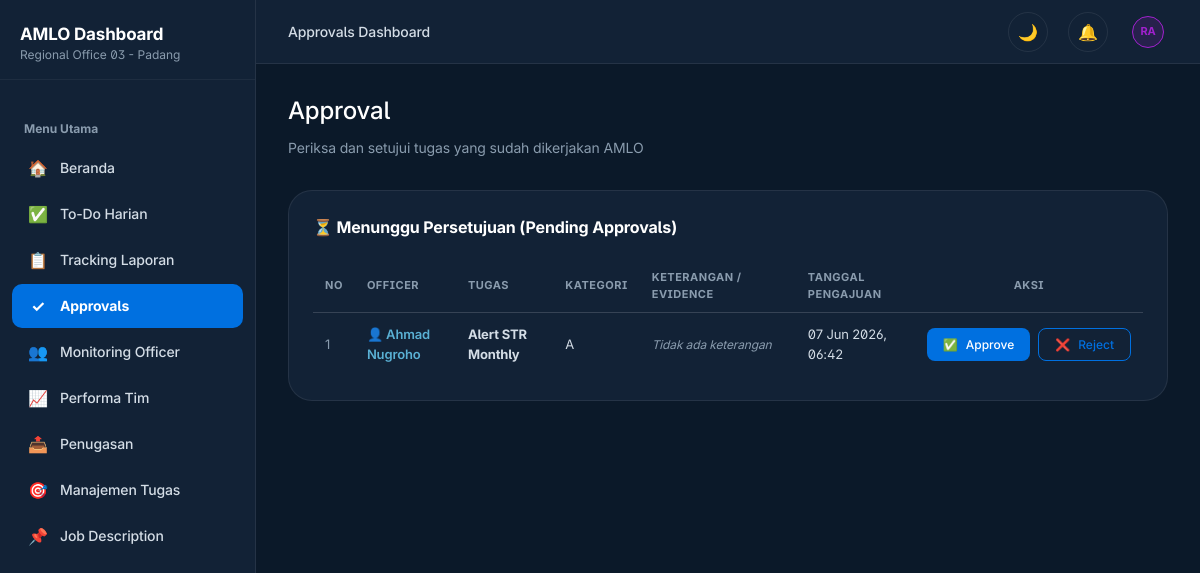
The page /pages/approvals.php (signed in) on the database its author committed.
### tables this page shows
CREATE TABLE `users` (
  `id` int(11) NOT NULL,
  `username` varchar(50) NOT NULL,
  `password_hash` varchar(255) NOT NULL,
  `nama` varchar(100) NOT NULL,
  `role` enum('officer','lead','ho') NOT NULL,
  `kanwil_id` int(11) NOT NULL,
  `email` varchar(100) DEFAULT NULL,
  `aktif` tinyint(1) DEFAULT 1,
  `last_login` datetime DEFAULT NULL,
  `created_at` timestamp NULL DEFAULT current_timestamp(),
  `updated_at` timestamp NULL DEFAULT current_timestamp() ON UPDATE current_timestamp()
);

CREATE TABLE `kantor_wilayah` (
  `id` int(11) NOT NULL,
  `kode` varchar(10) NOT NULL COMMENT 'KW01, KW02, etc',
  `nama` varchar(100) NOT NULL,
  `aktif` tinyint(1) DEFAULT 1,
  `created_at` timestamp NULL DEFAULT current_timestamp(),
  `updated_at` timestamp NULL DEFAULT current_timestamp() ON UPDATE current_timestamp()
);

CREATE TABLE `submissions` (
  `id` int(11) NOT NULL,
  `task_progress_id` int(11) NOT NULL,
  `submitted_by` int(11) NOT NULL,
  `status` enum('pending','approved','rejected') DEFAULT 'pending',
  `submitted_at` timestamp NULL DEFAULT current_timestamp(),
  `reviewed_at` datetime DEFAULT NULL,
  `reviewed_by` int(11) DEFAULT NULL
);

CREATE TABLE `task_templates` (
  `id` int(11) NOT NULL,
  `nama` varchar(200) NOT NULL,
  `kategori` varchar(5) NOT NULL COMMENT 'A, B, C, etc',
  `periode` enum('harian','bulanan','triwulan','semesteran','adhoc') NOT NULL,
  `tag` varchar(20) NOT NULL,
  `target` text DEFAULT NULL,
  `due_label` varchar(200) DEFAULT NULL,
  `source_link` varchar(255) DEFAULT NULL,
  `is_active` tinyint(1) DEFAULT 1,
  `created_at` timestamp NULL DEFAULT current_timestamp(),
  `updated_at` timestamp NULL DEFAULT current_timestamp() ON UPDATE current_timestamp()
);

### config/database.php (called while the page is built, shortened)
<?php
$conn = new mysqli(DB_HOST, DB_USER, DB_PASS, DB_NAME, DB_PORT);
$conn->set_charset('utf8mb4');
function db_query($sql, $params = []) {
    global $conn;
    $stmt = $conn->prepare($sql);
    if (!empty($params)) {
        $types = '';
        $values = [];
        foreach ($params as $param) {
            if (is_int($param)) {
                $types .= 'i';
            } elseif (is_float($param)) {
                $types .= 'd';
            } else {
                $types .= 's';
            }
            $values[] = $param;
        }
        $stmt->bind_param($types, ...$values);
    }
    $stmt->execute();
    $result = $stmt->get_result();
    return ['success' => true, 'result' => $result];
}
function db_fetch_one($sql, $params = []) {
    $result = db_query($sql, $params);
    return $result['result']->fetch_assoc();
}
function db_fetch_all($sql, $params = []) {
    $result = db_query($sql, $params);
    $rows = [];
    while ($row = $result['result']->fetch_assoc()) {
        $rows[] = $row;
    }
    return $rows;
}

### includes/auth.php (called while the page is built, shortened)
<?php
require_once __DIR__ . '/functions.php';
function get_nav_items($role) {
    $base = [
        ['id' => 'dashboard', 'icon' => '🏠', 'label' => 'Beranda']
    ];
    $role_navs = [
        'officer' => [
            ['id' => 'tasks', 'icon' => '✅', 'label' => 'To-Do Harian'],
            ['id' => 'laporan', 'icon' => '📋', 'label' => 'Tracking Laporan'],
            ['id' => 'performa', 'icon' => '📈', 'label' => 'Performa Saya'],
            ['id' => 'jobdesc', 'icon' => '📌', 'label' => 'Job Description']
        ],
        'lead' => [
            ['id' => 'tasks', 'icon' => '✅', 'label' => 'To-Do Harian'],
            ['id' => 'laporan', 'icon' => '📋', 'label' => 'Tracking Laporan'],
            ['id' => 'approvals', 'icon' => '✓', 'label' => 'Approvals'],
            ['id' => 'officers', 'icon' => '👥', 'label' => 'Monitoring Officer'],
            ['id' => 'performa', 'icon' => '📈', 'label' => 'Performa Tim'],
            ['id' => 'assignments', 'icon' => '📤', 'label' => 'Penugasan'],
            ['id' => 'manajemen_tugas', 'icon' => '🎯', 'label' => 'Manajemen Tugas'],
            ['id' => 'jobdesc', 'icon' => '📌', 'label' => 'Job Description']
        ],
        'ho' => [
            ['id' => 'wilayah', 'icon' => '🗺', 'label' => 'Monitoring RO'],
            ['id' => 'laporan', 'icon' => '📋', 'label' => 'Tracking Laporan'],
            ['id' => 'performa', 'icon' => '📈', 'label' => 'Performa Agregat'],
            ['id' => 'manajemen_tugas', 'icon' => '🎯', 'label' => 'Manajemen Tugas'],
            ['id' => 'assessment', 'icon' => '📝', 'label' => 'Assessment & Feedback'],
            ['id' => 'jobdesc', 'icon' => '📌', 'label' => 'Job Description']
        ]
    ];
    return array_merge($base, $role_navs[$role] ?? []);
}

### pages/approvals.php (the view, shortened to what this page needs)
<?php
require_once __DIR__ . '/../includes/auth.php';
$user = amlo_get_current_user();
$role_filter = '';
$params = [];
if ($user['role'] === 'lead') {
    $role_filter = "AND u.kanwil_id = ?";
    $params[] = $user['kanwil_id'];
}
$submissions = db_fetch_all(
    "SELECT s.*, tp.progress, tp.status as tp_status, tp.keterangan,
            u.id as officer_id, u.nama as officer_name, u.username,
            kw.id as kanwil_id, kw.kode, kw.nama as kanwil_nama,
            tt.nama as task_name, tt.kategori, tt.periode
     FROM submissions s
     JOIN task_progress tp ON s.task_progress_id = tp.id
     JOIN users u ON s.submitted_by = u.id
     JOIN kantor_wilayah kw ON u.kanwil_id = kw.id
     JOIN task_templates tt ON tp.template_id = tt.id
     WHERE s.status = 'pending' AND tt.periode != 'harian' $role_filter
     ORDER BY s.submitted_at DESC",
    $params
);
?>
<?php
$topbar_title = 'Approvals Dashboard';
include __DIR__ . '/../includes/layout_header.php';
?>
        <div class="content">
            <div class="page-header">
                <h2>Approval</h2>
                <p>Periksa dan setujui tugas yang sudah dikerjakan AMLO</p>
            </div>
            <div class="card">
                <div class="card-header">
                    <div class="card-title">⏳ Menunggu Persetujuan (Pending Approvals)</div>
                </div>
                <table class="perf-table">
                    <thead>
                        <tr>
                            <th>No</th>
                            <th>Officer</th>
                            <th>Tugas</th>
                            <th>Kategori</th>
                            <th>Keterangan / Evidence</th>
                            <th>Tanggal Pengajuan</th>
                            <th style="text-align:center">Aksi</th>
                        </tr>
                    </thead>
                    <tbody id="approvals-tbody">
                        <?php if (empty($submissions)): ?>
                            <tr>
                                <td colspan="7" style="text-align:center;color:var(--steel);padding:40px">
                                    <div style="font-size:24px;margin-bottom:8px">🎉</div>
                                    Tidak ada pengajuan yang perlu di-review saat ini.
                                </td>
                            </tr>
                        <?php else: ?>
                            <?php $no = 1; foreach ($submissions as $s): ?>
                                <tr id="row-<?= $s['id'] ?>">
                                    <td style="color:var(--steel)"><?= $no++ ?></td>
                                    <td>
                                        <div style="font-weight:600;color:var(--teal-light)">👤 <?= e($s['officer_name']) ?></div>
                                    </td>
                                    <td><b><?= e($s['task_name']) ?></b></td>
                                    <td><span class="chip-wilayah"><?= e($s['kategori']) ?></span></td>
                                    <td>
                                        <div style="font-size:12px;color:var(--steel);max-width:250px;white-space:nowrap;overflow:hidden;text-overflow:ellipsis;" title="<?= e($s['keterangan']) ?>">
                                            <?= $s['keterangan'] ? e($s['keterangan']) : '<i>Tidak ada keterangan</i>' ?>
                                        </div>
                                    </td>
                                    <td><?= date('d M Y, H:i', strtotime($s['submitted_at'])) ?></td>
                                    <td style="text-align:center">
                                        <div style="display:flex;gap:8px;justify-content:center;">
                                            <?= render_ds_button([
                                                'type' => 'button',
                                                'variant' => 'filled',
                                                'size' => 'small',
                                                'children' => 'Approve',
                                                'leftIcon' => '✅',
                                                'onClick' => "openApprovalModal({$s['id']}, 'approve', '" . htmlspecialchars($s['officer_name'], ENT_QUOTES) . "')"
                                            ]) ?>
                                            <?= render_ds_button([
                                                'type' => 'button',
                                                'variant' => 'outlined',
                                                'size' => 'small',
                                                'children' => 'Reject',
                                                'leftIcon' => '❌',
                                                'onClick' => "openApprovalModal({$s['id']}, 'reject', '" . htmlspecialchars($s['officer_name'], ENT_QUOTES) . "')"
                                            ]) ?>
                                        </div>
                                    </td>
                                </tr>
                            <?php endforeach; ?>
                        <?php endif; ?>
                    </tbody>
                </table>
            </div>
        </div>
    </div>
</div>
<?php include __DIR__ . '/../includes/layout_footer.php'; ?>

### pages/sidebar.php
<?php
$nav_items = get_nav_items($user['role']);
?>
<div class="sidebar">
    <div class="sidebar-header">
        <div class="sidebar-brand">AMLO Dashboard<span><?= $user['role'] === 'ho' ? 'Kantor Pusat' : e($user['kanwil_nama'] ?? 'Unknown Regional Office') ?></span></div>
    </div>
    <nav class="sidebar-nav" id="sidebar-nav">
        <div class="nav-section-label">Menu Utama</div>
        <?php foreach ($nav_items as $item): ?>
            <?php $is_active = basename($_SERVER['SCRIPT_NAME']) === $item['id'] . '.php'; ?>
            <a href="<?= $item['id'] ?>.php" class="nav-item <?= $is_active ? 'active' : '' ?>" id="nav-<?= $item['id'] ?>">
                <span class="nav-icon"><?= $item['icon'] ?></span>
                <?= $item['label'] ?>
            </a>
        <?php endforeach; ?>
    </nav>
</div>

### pages/topbar.php (shortened to what this page needs)
<div class="topbar">
    <div class="topbar-left">
        <div class="topbar-title"><?= htmlspecialchars($topbar_title ?? 'AMLO Dashboard', ENT_QUOTES, 'UTF-8') ?></div>
    </div>
    <div class="topbar-right">
        <div class="topbar-notif theme-toggle" onclick="toggleTheme()" title="Toggle Theme" style="cursor:pointer; font-size: 16px;">
            <span id="theme-icon">🌙</span>
        </div>
        <?php if (!empty($topbar_notif_action)): ?>
            <div class="topbar-notif" onclick="<?= htmlspecialchars($topbar_notif_action, ENT_QUOTES, 'UTF-8') ?>" style="cursor:pointer;" title="Lihat Notifikasi">
                🔔<?php if (!empty($alerts)): ?><div class="notif-dot"></div><?php endif; ?>
            </div>
        <?php else: ?>
            <div class="topbar-notif">🔔</div>
        <?php endif; ?>
        <div class="topbar-profile" tabindex="0">
            <div class="user-avatar-sm avatar-<?= htmlspecialchars($user['role'] ?? '', ENT_QUOTES, 'UTF-8') ?>"><?= strtoupper(substr($user['nama'] ?? 'U', 0, 2)) ?></div>
        </div>
    </div>
</div>

### includes/functions.php (shortened to what this page needs)
<?php
require_once __DIR__ . '/../config/database.php';
function is_logged_in() {
    return isset($_SESSION['user_id']) && isset($_SESSION['username']);
}
function amlo_get_current_user() {
    return db_fetch_one(
        "SELECT u.*, kw.kode, kw.nama as kanwil_nama
         FROM users u
         JOIN kantor_wilayah kw ON u.kanwil_id = kw.id
         WHERE u.id = ? AND u.aktif = 1",
        [$_SESSION['user_id']]
    );
}
function e($string) {
    return htmlspecialchars($string ?? '', ENT_QUOTES, 'UTF-8');
}
function render_ds_button($props) {
    $variant = $props['variant'] ?? 'filled';
    $size = $props['size'] ?? 'medium';
    $isDisabled = $props['isDisabled'] ?? false;
    $leftIcon = $props['leftIcon'] ?? '';
    $children = $props['children'] ?? '';
    $onClick = $props['onClick'] ?? '';
    $type = $props['type'] ?? 'button';
    $class = $props['class'] ?? '';
    $style = $props['style'] ?? '';
    $id = $props['id'] ?? '';
    $disabledAttr = $isDisabled ? 'disabled' : '';
    $classes = ['ds-btn', "ds-btn-{$variant}", "ds-btn-{$size}"];
    $classStr = implode(' ', $classes);
    $onClickAttr = $onClick ? "onclick=\"" . htmlspecialchars($onClick, ENT_QUOTES) . "\"" : "";
    $idAttr = $id ? "id=\"" . htmlspecialchars($id, ENT_QUOTES) . "\"" : "";
    $styleAttr = $style ? "style=\"" . htmlspecialchars($style, ENT_QUOTES) . "\"" : "";
    $html = "<button type=\"$type\" class=\"$classStr\" $onClickAttr $idAttr $styleAttr $disabledAttr>";
    if ($leftIcon) {
        $html .= "<span class=\"ds-btn-icon\">$leftIcon</span>";
    }
    $html .= "<span>$children</span>";
    $html .= "</button>";
    return $html;
}

### rows shown on the page
users: kanwil.nama "Regional Office 03 - Padang", nama "RA"
submissions: submitted_by.nama "Ahmad Nugroho", task_templates.nama "Alert STR Monthly", task_templates.kategori "A", submitted_at "07 Jun 2026, 06:42", leftIcon "✅ ❌", children "Approve Reject"

### other values the page prints
$item['icon'] "🏠"
$item['label'] "Beranda"
$item['icon'] "✅"
$item['label'] "To-Do Harian"
$item['icon'] "📋"
$item['label'] "Tracking Laporan"
$item['icon'] "✓"
$item['label'] "Approvals"
$item['icon'] "👥"
$item['label'] "Monitoring Officer"
$item['icon'] "📈"
$item['label'] "Performa Tim"
$item['icon'] "📤"
$item['label'] "Penugasan"
$item['icon'] "🎯"
